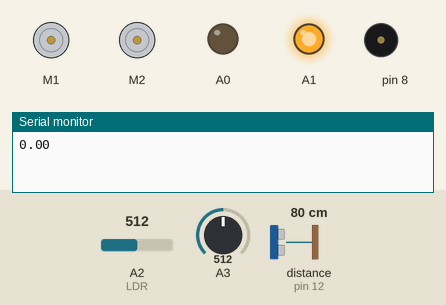
This sketch was run on a simulated Arduino Uno, built with avr-gcc and run on an emulated ATmega328P. On the bench: 2 × DC motor (green arrow = forward, orange = backward, longer = faster), output pins drawn as LEDs (lit = HIGH), buzzer (waves = sounding), the last lines printed to the serial monitor. Wiring (inferred from the names in the program): ultrasonic range finder: trigger pin 12; echo pin 12. Dashed ring = blinking. Inputs (shaded band) come from the test bench; at power-on: A2 (LDR) = 512, A3 = 512, distance to the obstacle (sensor on pin 12) 80 cm. The echo pulse lasts 58.3 µs per cm.

Above: at 2.2 s.
2.3 s: A2 (LDR) set to 17
At 2.3 s:
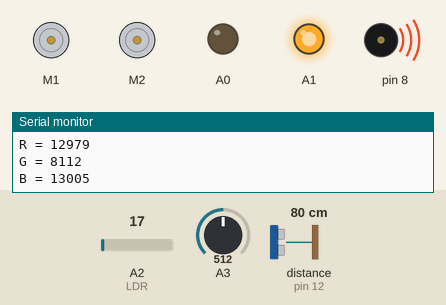
13.8 s: A2 (LDR) set to 14
At 22.36 s:
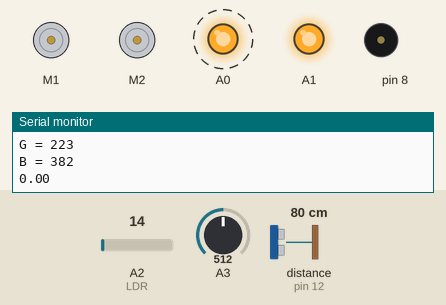
At 23.7 s:
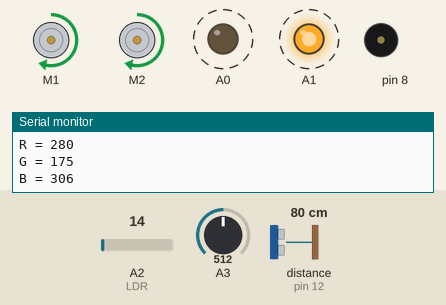
27.8 s: A2 (LDR) set to 0
Timing chart, 0 to 42.8 s (numbered marks = the images above; inputs shaded):
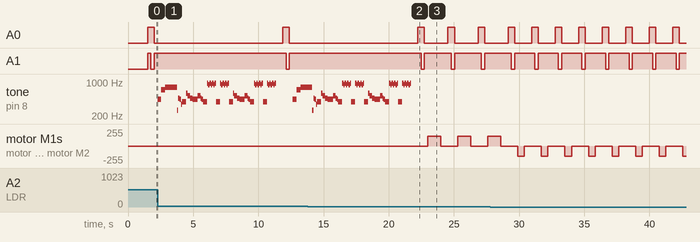

Measured:
- the behaviour switches between 16 and 15 on A2 (LDR) (found by bisection; images 1 and 2)
- after the input at 13.8 s, tone on pin 8: goes on until 21.7 s, then stays silent; motor M1, motor M2: alternates forward 150/255 for 1.0 s and stopped for 1.3 s, starting after 9.2 s
- by itself, A0: alternates HIGH for 0.50 s and LOW for 1.3 s
- by itself, A1: alternates HIGH for 1.6 s and LOW for 0.25 s
- by itself, tone on pin 8: plays 698 Hz for 0.30 s, 784 Hz for 0.90 s, 262 Hz for 0.10 s, 466 Hz for 0.10 s, 440 Hz for 0.10 s, 349 Hz for 0.10 s … (57 notes in this stretch)

The sketch:

Mbot_driver_code.ino
```cpp
#define TIMEOUT 2000 // Max microseconds to wait; choose according to max distance of wall
#define SPEED_OF_SOUND 340 // Update according to your own experiment
#define ULTRASONIC 12
#define IR_RECEIVE A2
#define IR_EMIT A3
#include "MeMCore.h"
#define TURNING_TIME_MS 330 // The time duration (ms) for turning
#define C4  262
#define F4  349
#define G4  392
#define A4  440
#define AS4 466
#define C5  523
#define D5  587
#define DS5 622
#define F5  698
#define G5  784
#define A5  880
#define AS5 932
#define C6  1047
MeDCMotor leftMotor(M1); // assigning leftMotor to port M1
MeDCMotor rightMotor(M2); // assigning RightMotor to port M2
MeLineFollower lineFinder(PORT_2);
MeBuzzer buzzer;
uint8_t motorSpeed = 230;
// Setting motor speed to an integer between 1 and 255
// The larger the number, the faster the speed
// Define time delay before the next RGB colour turns ON to allow LDR to stabilize
#define RGBWait 200 //in milliseconds

// Define time delay before taking another LDR reading
#define LDRWait 10 //in milliseconds

#define LDR 2   //LDR sensor pin at A0
#define LED 13  //Check Indicator to signal Calibration Completed

// Define colour sensor LED pins
//int ledArray[] = {2,3,4};

//placeholders for colour detected
int red = 0;
int green = 0;
int blue = 0;

//floats to hold colour arrays
float colourArray[] = {0,0,0};
float whiteArray[] = {13,19,12};
float blackArray[] = {3,3,2};
float greyDiff[] = {10,16,10};

char colourStr[3][5] = {"R = ", "G = ", "B = "};

int getAvgReading(int times) {
  //find the average reading for the requested number of times of scanning LDR
  int reading;
  int total =0;
  //take the reading as many times as requested and add them up
  for(int i = 0;i < times;i++){
    reading = analogRead(LDR);
    total = reading + total;
    delay(LDRWait);
  }
  //calculate the average and return it
  return total/times;
}

void setup() {
  // Any setup code here runs only once:
  Serial.begin(9600);
  delay(1000); // Do nothing for 1000 ms = 1 seconds
}

void loop() {
  pinMode(ULTRASONIC, OUTPUT);
  digitalWrite(ULTRASONIC, LOW);
  delayMicroseconds(2);
  digitalWrite(ULTRASONIC, HIGH);
  delayMicroseconds(10);
  digitalWrite(ULTRASONIC, LOW);
  pinMode(ULTRASONIC, INPUT);
  leftMotor.run(-motorSpeed); // Negative: wheel turns anti-clockwise
  rightMotor.run(motorSpeed); // Positive: wheel turns clockwise
  float duration = pulseIn(ULTRASONIC, HIGH, TIMEOUT);
  float distance_right = (duration / 2.0 / 1000000 * SPEED_OF_SOUND * 100); /** calculation of distance for ultrasonic sensor */
  Serial.println(distance_right);
  if(distance_right < 8.0 && distance_right > 0.1) { /** too close to right correct to the left, corrects more if the robot is closer to the wall */
    if(distance_right < 6.0 && distance_right > 0.1) {
      leftMotor.run(-140);
      rightMotor.run(motorSpeed);
      delay(15);
    }
    else if(distance_right < 7.0) {
      leftMotor.run(-160);
      rightMotor.run(motorSpeed);
      delay(15);
    }
    else if(distance_right < 7.5) {
      leftMotor.run(-190);
      rightMotor.run(motorSpeed);
      delay(15);
    }
    else {
      leftMotor.run(-215);
      rightMotor.run(motorSpeed);
      delay(15);
    }
  }
  float distance_left = analogRead(A3) / 19.382;
  if(distance_left <= 3.3)  { /** robot is too close to the left correct to the right, corrects more if the robot is closer to the wall */
    if(distance_left >= 2.7) {
      leftMotor.run(-motorSpeed);
      rightMotor.run(215);
      delay(15);
    }
    else if(distance_left >= 2.0) {
      leftMotor.run(-motorSpeed);
      rightMotor.run(190);
      delay(15);
    }
    else {
      leftMotor.run(-motorSpeed);
      rightMotor.run(160);
      delay(15);
    }
  }
  int sensorState = lineFinder.readSensors(); // read the line sensor's state
  if (sensorState == S1_IN_S2_IN) { // run colour sensor when mbot stops at blackline
    leftMotor.stop(); // Left wheel Stop
    rightMotor.stop(); // Right wheel stop
    delay(500);
    analogWrite(A0,255);
    analogWrite(A1,255); // Red LED lights up to give red value of rgb colour
    delay(200);
    colourArray[0] = getAvgReading(5);
    analogWrite(A0,255);
    analogWrite(A1,0); // Green LED lights up to give green value of rgb colour
    delay(200);
    colourArray[1] = getAvgReading(5);
    analogWrite(A0,0);
    analogWrite(A1,255); // Blue LED lights up to give blue value of rgb colour
    delay(200);
    colourArray[2] = getAvgReading(5);
    for (int c = 0; c <= 2; c++) {
      Serial.print(colourStr[c]);
      colourArray[c] = (colourArray[c] - blackArray[c]) / (greyDiff[c])*255; /** convert reading to scale of 255 */
      Serial.println(int(colourArray[c])); //show the value for the current colour LED,
    }
    if (colourArray[0] >= 200 && colourArray[1] >= 200){ // white sensed play music
      double k = 2.5;
      delay(10);

      for(int i=0; i<3; i+=1){
        buzzer.tone(A4, 250/k);
      }
      for(int i=0; i<3; i+=1){
        buzzer.tone(F5, 250/k);
      }
      for(int i=0; i<3; i+=1){
        buzzer.tone(G5, 250/k);
      }
      for(int i=0; i<3; i+=1){
        buzzer.tone(G5, 250/k);
      }
      for(int i=0; i<3; i+=1){
        buzzer.tone(G5, 250/k);
      }

      buzzer.tone(C4, 250/k);
      buzzer.tone(AS4, 250/k);
      buzzer.tone(A4, 250/k);
      buzzer.tone(F4, 250/k);
      for(int i =0; i<2; i+=1){
        buzzer.tone(G4, 500/k);
        buzzer.tone(G4, 250/k);
        buzzer.tone(D5, 250/k);
        buzzer.tone(C5, 500/k);
        buzzer.tone(AS4, 500/k);

        buzzer.tone(A4, 500/k);
        buzzer.tone(A4, 250/k);
        buzzer.tone(A4, 250/k);
        buzzer.tone(C5, 500/k);
        buzzer.tone(AS4, 250/k);
        buzzer.tone(A4, 250/k);

        for(int i =0; i<2; i+=1) {
          buzzer.tone(G4, 500/k);
          buzzer.tone(G4, 250/k);
          buzzer.tone(AS5, 250/k);
          buzzer.tone(A5, 250/k);
          buzzer.tone(AS5, 250/k);
          buzzer.tone(A5, 250/k);
          buzzer.tone(AS5, 250/k);
          buzzer.tone(A5, 250/k);
          buzzer.tone(AS5, 250/k);
        }
      }
    }
    else if (colourArray[0] > 180) { /** the value of colourArray[0], which is red, would be above this threshold if the papers are red or orange */
      if(colourArray[1] >= 95) {
        leftMotor.run(150);
        rightMotor.run(150);
        delay(1000);
        leftMotor.run(0);
        rightMotor.run(0);
        delay(50);
        //do orange;
      } else {
        leftMotor.run(150);
        rightMotor.run(150);
        delay(500);
        leftMotor.run(0);
        rightMotor.run(0);
        delay(50);
        // do red;
      }
    }
    else if(colourArray[0] > 76 && colourArray[2] >= 153) { /** the value of colourArray[0], which is red, would be above this threshold if the papers are blue or purple */
      if(colourArray[1]>= 127) {
        leftMotor.run(-150);
        rightMotor.run(-150);
        delay(500);
        leftMotor.run(-150);
        rightMotor.run(150);
        delay(1100);
        leftMotor.run(-150);
        rightMotor.run(-150);
        delay(500);
        leftMotor.run(0);
        rightMotor.run(0);
        delay(50);
        //do blue;
      } else {
        leftMotor.run(150);
        rightMotor.run(150);
        delay(500);
        leftMotor.run(-150);
        rightMotor.run(150);
        delay(1100);
        leftMotor.run(150);
        rightMotor.run(150);
        delay(500);
        leftMotor.run(0);
        rightMotor.run(0);
        delay(50);
        // do purple;
      }
    }
    else {
      leftMotor.run(-150);
      rightMotor.run(-150);
      delay(500);
      leftMotor.run(0);
      rightMotor.run(0);
      delay(50);
      //do green;
    }
  }
}
```
